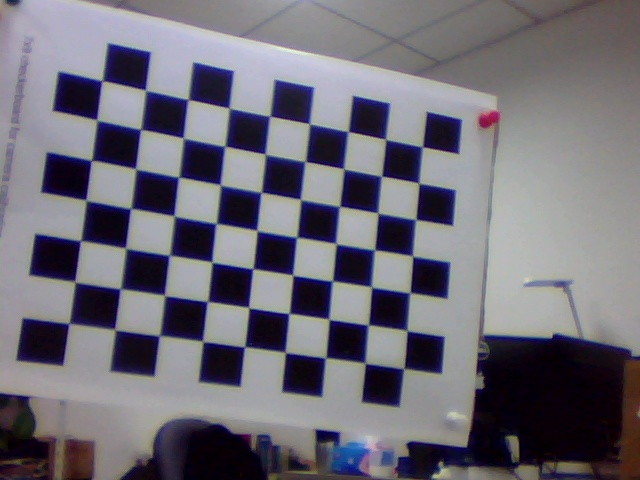
#> input picture camera_calibration/test-camera calibration/chess01.jpg, 640 x 480 px; its folder holds only this picture in this run
$ jupyter execute --allow-errors cali-v1.ipynb
#> lines starting #> are read from the running program, lines starting #| are printed output that depends on the picture; after the words box and inside, x2 and y2 are one past the last pixel; in counts of white or black regions, pixels touching at a corner belong together; long printed decimals are rounded
## camera calibration
-
-
-

### obtain the camera matrix

[cell 1]
import numpy as np
import cv2
import glob

# termination criteria
criteria = (cv2.TERM_CRITERIA_EPS + cv2.TERM_CRITERIA_MAX_ITER, 30, 0.001)

# prepare object points, like (0,0,0), (1,0,0), (2,0,0) ....,(6,5,0)
objp = np.zeros((7*9,3), np.float32)
objp[:,:2] = np.mgrid[0:9,0:7].T.reshape(-1,2)

# Arrays to store object points and image points from all the images.
objpoints = [] # 3d point in real world space
imgpoints = [] # 2d points in image plane.

images = glob.glob('*.jpg')

for fname in images:
    img = cv2.imread(fname)
#> img is the input picture: shape (480, 640, 3); mean B, G, R 117.9, 107.8, 110.5
    gray = cv2.cvtColor(img,cv2.COLOR_BGR2GRAY)
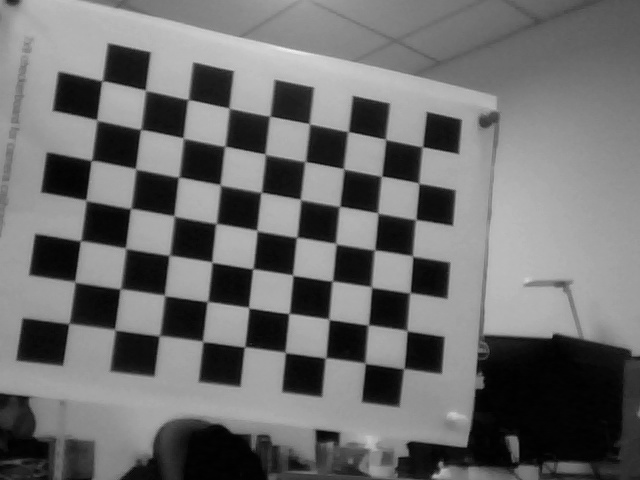
#> gray: shape (480, 640); min 0, max 247, mean 109.8

    # Find the chess board corners
    ret, corners = cv2.findChessboardCorners(gray, (9,7),None)
#> ret = True; corners = 63 rows, first 8: [101.7, 80.44], [144.5, 90.54], [187.6, 98.65], [228.3, 108.4], [268.8, 115.1], [309.5, 123.9], [349.6, 132.2], [386.7, 139]

    # If found, add object points, image points (after refining them)
    if ret == True:
        objpoints.append(objp)

        corners2 = cv2.cornerSubPix(gray,corners,(11,11),(-1,-1),criteria)
#> corners2 = 63 rows, first 8: [102, 80.69], [145.5, 90.23], [187.9, 99.48], [229.2, 108.2], [269.7, 116.2], [309.5, 123.8], [348, 131.5], [385.5, 139.4]
        imgpoints.append(corners2)

        # Draw and display the corners
        img = cv2.drawChessboardCorners(img, (9,7), corners2,ret)
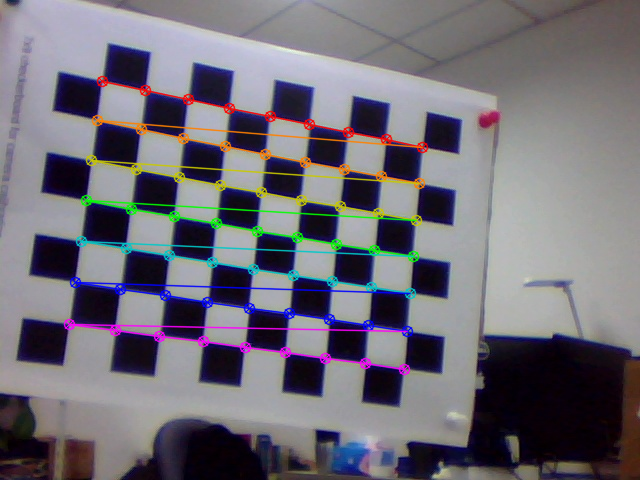
#> img: shape (480, 640, 3); 5.72% of pixels changed, all inside (x1, y1, x2, y2) = (63, 75, 429, 376)
        cv2.imshow('img',img)
        cv2.waitKey(2000)

cv2.destroyAllWindows()


ret, mtx, dist, rvecs, tvecs = cv2.calibrateCamera(objpoints, imgpoints, gray.shape[::-1],None,None)
#> ret = 0.241; mtx = [[1103.3, 0, 253.8], [0, 999.3, 272.2], [0, 0, 1]]; dist = [[1.16, -27.49, -0.0214, 0.0169, 243]]; rvecs = ([-0.189, -0.355, 0.132],); tvecs = ([-3.36, -4.63, 24.85],)

### print the camera matrix

[cell 2]
# print the camera matrix
print(mtx)
#| [[1.10327927e+03 0.00000000e+00 2.53804421e+02]
#|  [0.00000000e+00 9.99341743e+02 2.72185768e+02]
#|  [0.00000000e+00 0.00000000e+00 1.00000000e+00]]

[cell 3]
import numpy
from numpy import array

mtx_list = array(mtx).flatten().tolist()
#> mtx_list = [1103.3, 0, 253.8, 0, 999.3, 272.2, 0, 0, 1]

[cell 4]
print(mtx_list)
#| [1103.279, 0.0, 253.804, 0.0, 999.342, 272.186, 0.0, 0.0, 1.0]

## generate yaml document

[cell 5]
with open('test_data.yaml', 'w') as f:


    image_width = 640
    image_height = 480

    #*****************************************   camera matrix   ***********************************************


    camera_name = '\"0800461000822014\"'
    # camera_matrix
    rows = 3
    cols = 3
    data = mtx_list
#> data = [1103.3, 0, 253.8, 0, 999.3, 272.2, 0, 0, 1]


    image_width = 'image_width: {}\n'.format(image_width)
    image_height ='image_height: {}\n'. format(image_height)
    camera_name ='camera_name: {}\n'. format(camera_name)
    # camera_matrix :
    rows = '  rows: {}\n'. format(rows)
    cols = '  cols: {}\n'.format(cols)
    data = '  data: {}\n'.format(data)


    f.write(image_width)
    f.write(image_height )
    f.write(camera_name)
    f.write('camera_matrix: \n')
    f.write(rows)
    f.write(cols)
    f.write(data)


    #***************************************  distortion matrix   **********************************************

    distortion_model = 'plumb_bob'
    # distortion_coefficients:

    rows = 1
    cols = 5
    data = [-0.225495, -0.363048, -0.000477994, -0.000132753, 0]

    distortion_model = 'distortion_model: {}\n'.format(distortion_model)
    rows = '  rows: {}\n'. format(rows)
    cols = '  cols: {}\n'.format(cols)
    data = '  data: {}\n'.format(data)

    f.write(distortion_model)
    f.write('distortion_coefficients: \n')
    f.write(rows)
    f.write(cols)
    f.write(data)


    #**************************************  rectification_matrix  *********************************************

    rows = 3
    cols = 3
    data = [1, 0, 0, 0, 1, 0, 0, 0, 1]

    rows = '  rows: {}\n'. format(rows)
    cols = '  cols: {}\n'.format(cols)
    data = '  data: {}\n'.format(data)

    f.write('rectification_matrix: \n')
    f.write(rows)
    f.write(cols)
    f.write(data)


    #****************************************  projection_matrix  **********************************************

    rows = 3
    cols = 4
    data = [2302.59, 0, 610.756, 0, 0, 2309.46, 506.539, 0, 0, 0, 1, 0]

    rows = '  rows: {}\n'. format(rows)
    cols = '  cols: {}\n'.format(cols)
    data = '  data: {}\n'.format(data)

    f.write('projection_matrix: \n')
    f.write(rows)
    f.write(cols)
    f.write(data)

### generate yaml document

issue:
can't output a list in one row

https://github.com/Lizmango/CV/issues/7

[cell 6]
import yaml


mat = dict(
    image_width = 1280,
    image_height = 960,
    camera_name = "xiaohua",
    camera_matrix = dict(
        rows = 3,
        cols = 3,
        data = mtx)
)
#> mat = 4 items
with open('mat_data.yaml', 'w') as outfile:
    yaml.dump(mat, outfile, default_flow_style=False)
print(mtx)
#| [[1.10327927e+03 0.00000000e+00 2.53804421e+02]
#|  [0.00000000e+00 9.99341743e+02 2.72185768e+02]
#|  [0.00000000e+00 0.00000000e+00 1.00000000e+00]]

### define the matx_get function to get matrix from yaml document

**warning:**

  wrong format of output

**code**
```py
    print('camera_matrix \n',cam)
    print('distortion_coefficients \n',dis)
    print('projection_matrix \n',pro)
    print('rectification_matrix \n',rec)
```
**output**
```py
('camera_matrix \n', matrix([[  2.30259000e+03,   0.00000000e+00,   6.10756000e+02],
        [  0.00000000e+00,   2.30946000e+03,   5.06539000e+02],
        [  0.00000000e+00,   0.00000000e+00,   1.00000000e+00]]))
('distortion_coefficients \n', matrix([[ -2.25495000e-01,  -3.63048000e-01,  -4.77994000e-04,
          -1.32753000e-04,   0.00000000e+00]]))
('projection_matrix \n', matrix([[  2.30259000e+03,   0.00000000e+00,   6.10756000e+02,
           0.00000000e+00],
        [  0.00000000e+00,   2.30946000e+03,   5.06539000e+02,
           0.00000000e+00],
        [  0.00000000e+00,   0.00000000e+00,   1.00000000e+00,
           0.00000000e+00]]))
('rectification_matrix \n', matrix([[1, 0, 0],
        [0, 1, 0],
        [0, 0, 1]]))
```

[cell 7]
file_name = ('camera_matrix.yaml')

[cell 8]
import yaml
import numpy as np

def matx_get(file_name):
    f = open(file_name)
    mtrx = yaml.load(f)

    cam = np.matrix(mtrx['camera_matrix']['data']).reshape(3,3)
    dis = np.matrix(mtrx['distortion_coefficients']['data']).reshape(1,5)
    pro = np.matrix(mtrx['projection_matrix']['data']).reshape(3,4)
    rec = np.matrix(mtrx['rectification_matrix']['data']).reshape(3,3)

    print("camera_matrix:  \n {}".format(cam))
    print("distortion_coefficients:  \n {}".format(dis))
    print("projection_matrix:  \n {}".format(pro))
    print("rectification_matrix:  \n {}".format(rec))

#> (the rest of this cell did not finish here and is left out)

### using undistort

[cell 9]
#using undistort
img = cv2.imread('chess08.jpg')
#> (the rest of this cell did not finish here and is left out)

### using remaping

#> (a cell that did not finish here is left out)

### calculate error

[cell 11]
mean_error = 0
tot_error =0
for i in range(len(objpoints)):
    imgpoints2, _ = cv2.projectPoints(objpoints[i], rvecs[i], tvecs[i], mtx, dist)
    error = cv2.norm(imgpoints[i],imgpoints2, cv2.NORM_L2)/len(imgpoints2)
    tot_error += error
    print("tot_error %f"%(tot_error))
#> this loop made 1 pass
#> (error, tot_error) on pass 1: (0.0304, 0.0304)
#| tot_error 0.03042
#> after the loop, tot_error = 0.0304


print ("total error: %f"%(tot_error/len(objpoints)))
#| total error: 0.03042

$ run again, on camera_calibration/test-camera calibration/chess05.jpg
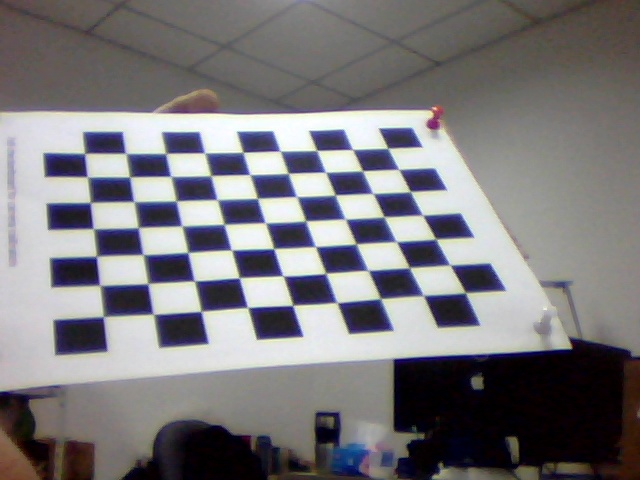
#> input picture camera_calibration/test-camera calibration/chess05.jpg, 640 x 480 px
#> img is the input picture: shape (480, 640, 3); mean B, G, R 123.8, 120.7, 122.7
#> `gray = cv2.cvtColor(img,cv2.COLOR_BGR2GRAY)`:
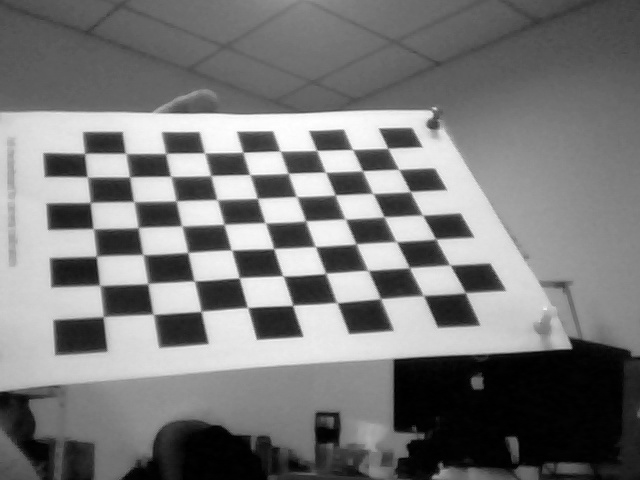
#> gray: shape (480, 640); min 0, max 255, mean 121.6
#> `ret, corners = cv2.findChessboardCorners(gray, (9,7),None)`: ret = True; corners = 63 rows, first 8: [465.5, 292.4], [424, 295.6], [381.2, 298.3], [337.8, 302.8], [292.1, 305.8], [247.5, 307.5], [200.3, 311.7], [153.4, 314.5]
#> corners2 = 63 rows, first 8: [465.3, 292.6], [423.5, 295.5], [380.4, 298.6], [336.8, 302.6], [292.7, 305.3], [247.6, 307.5], [201.2, 311.3], [153.3, 314.2]
#> `img = cv2.drawChessboardCorners(img, (9,7), corners2,ret)`:
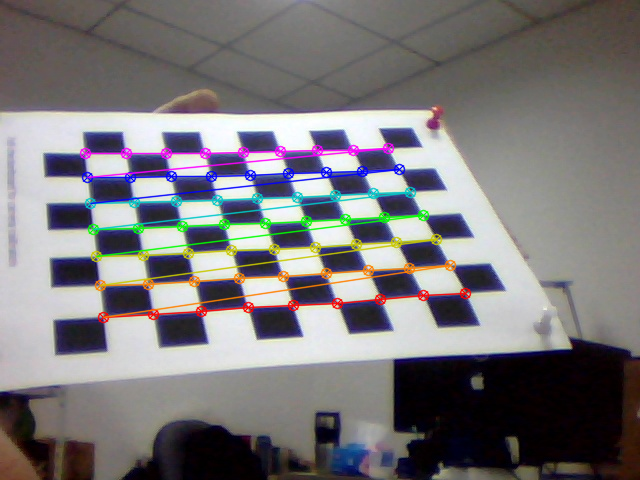
#> img: shape (480, 640, 3); 5.59% of pixels changed, all inside (x1, y1, x2, y2) = (79, 142, 472, 324)
#> `ret, mtx, dist, rvecs, tvecs = cv2.calibrateCamera(objpoints, imgpoint..`: ret = 0.327; mtx = [[622.1, 0, 231.6], [0, 459, 252.8], [0, 0, 1]]; dist = [[0.349, -3.04, -0.042, 0.0121, 11.36]]; rvecs = ([-0.292, 0.849, 2.88],); tvecs = ([5.2, 1.29, 14.22],)
#| [[622.129   0.         231.634]
#|  [  0.         459.021 252.779]
#|  [  0.           0.           1.        ]]
#> mtx_list = [622.1, 0, 231.6, 0, 459, 252.8, 0, 0, 1]
#| [622.129, 0.0, 231.634, 0.0, 459.021, 252.779, 0.0, 0.0, 1.0]
#> mat = 4 items
#| [[622.129   0.         231.634]
#|  [  0.         459.021 252.779]
#|  [  0.           0.           1.        ]]
#> the loop `for i in range(len(objpoints)):` made 1 pass
#> (error, tot_error) on pass 1: (0.0412, 0.0412)
#> (printed output is left out)
#> after the loop `for i in range(len(objpoints)):`: tot_error = 0.0412
#| total error: 0.04117

$ run again, on camera_calibration/test-camera calibration/chess06.jpg
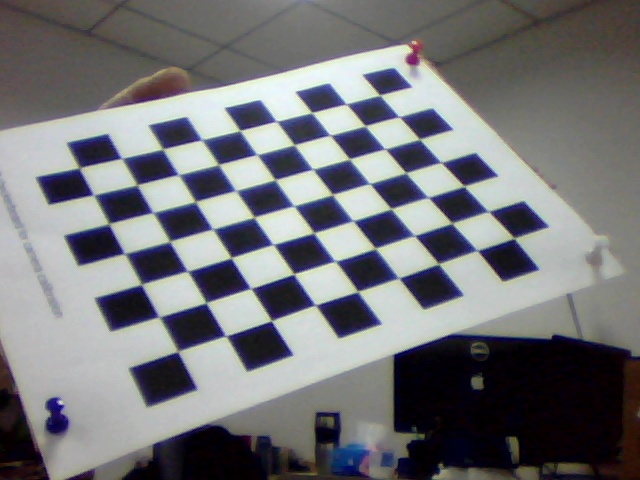
#> input picture camera_calibration/test-camera calibration/chess06.jpg, 640 x 480 px
#> img is the input picture: shape (480, 640, 3); mean B, G, R 120, 116.6, 116
#> `gray = cv2.cvtColor(img,cv2.COLOR_BGR2GRAY)`:
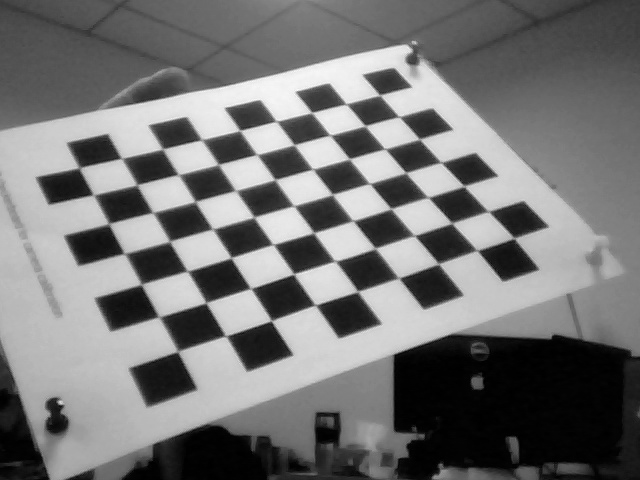
#> gray: shape (480, 640); min 0, max 252, mean 116.8
#> `ret, corners = cv2.findChessboardCorners(gray, (9,7),None)`: ret = True; corners = 63 rows, first 8: [514.4, 238.6], [478.3, 251.2], [438.8, 264.5], [398.5, 277.5], [357.5, 291.5], [315.5, 305.5], [271, 321], [227.2, 337.2]
#> corners2 = 63 rows, first 8: [514.1, 238.2], [477.2, 250.4], [438.5, 263.7], [398.8, 278.2], [357.7, 291.5], [315.4, 305.1], [271.4, 320.6], [225.8, 335.9]
#> `img = cv2.drawChessboardCorners(img, (9,7), corners2,ret)`:
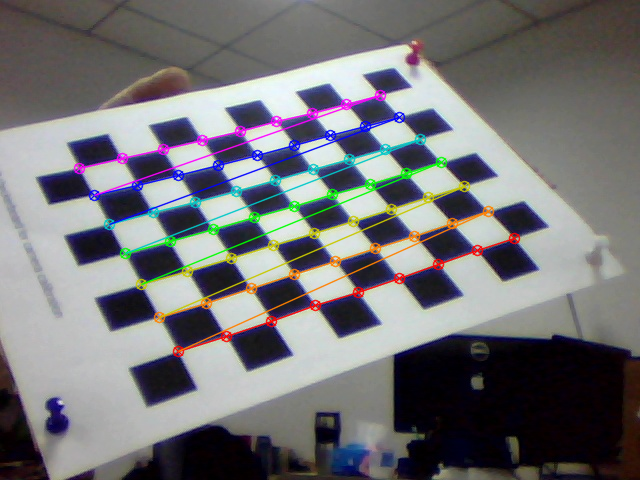
#> img: shape (480, 640, 3); 5.44% of pixels changed, all inside (x1, y1, x2, y2) = (73, 89, 521, 358)
#> `ret, mtx, dist, rvecs, tvecs = cv2.calibrateCamera(objpoints, imgpoint..`: ret = 0.373; mtx = [[534.1, 0, 282.8], [0, 408.9, 243.8], [0, 0, 1]]; dist = [[0.263, -1.97, -0.0351, 0.0126, 5.98]]; rvecs = ([-0.267, 0.614, 2.64],); tvecs = ([5.14, -0.1, 12.27],)
#| [[534.062    0.         282.795]
#|  [  0.         408.903 243.823]
#|  [  0.           0.           1.        ]]
#> mtx_list = [534.1, 0, 282.8, 0, 408.9, 243.8, 0, 0, 1]
#| [534.062, 0.0, 282.795, 0.0, 408.903, 243.823, 0.0, 0.0, 1.0]
#> mat = 4 items
#| [[534.062    0.         282.795]
#|  [  0.         408.903 243.823]
#|  [  0.           0.           1.        ]]
#> the loop `for i in range(len(objpoints)):` made 1 pass
#> (error, tot_error) on pass 1: (0.047, 0.047)
#> (printed output is left out)
#> after the loop `for i in range(len(objpoints)):`: tot_error = 0.047
#| total error: 0.04702

$ run again, on camera_calibration/test-camera calibration/chess07.jpg
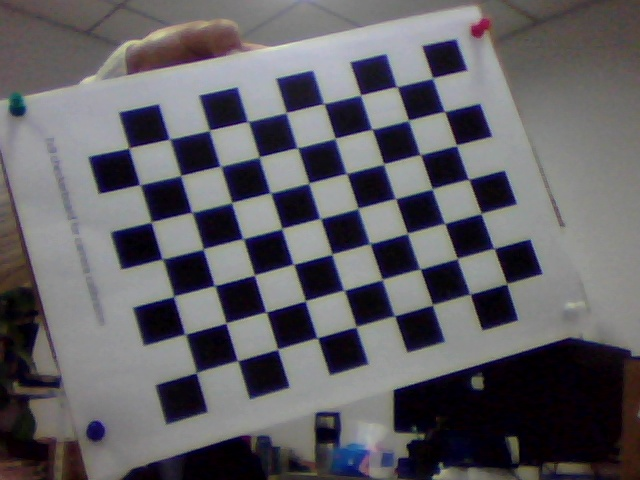
#> input picture camera_calibration/test-camera calibration/chess07.jpg, 640 x 480 px
#> img is the input picture: shape (480, 640, 3); mean B, G, R 100.1, 95, 96.7
#> `gray = cv2.cvtColor(img,cv2.COLOR_BGR2GRAY)`:
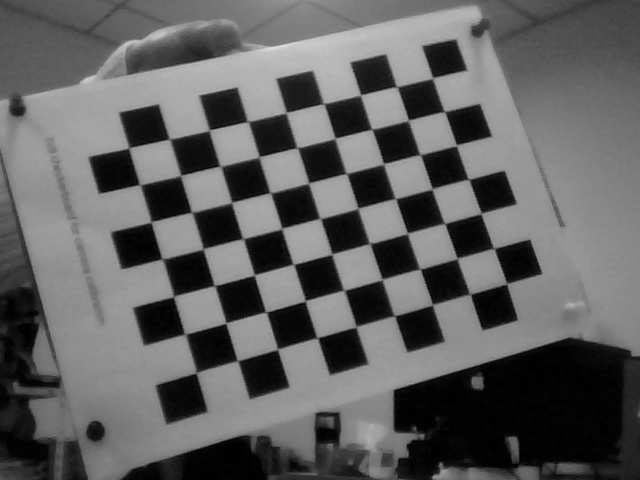
#> gray: shape (480, 640); min 0, max 235, mean 96.1
#> `ret, corners = cv2.findChessboardCorners(gray, (9,7),None)`: ret = True; corners = 63 rows, first 8: [506.8, 283.6], [470.8, 294.6], [432.6, 304.4], [395.1, 315.8], [356, 327.2], [318.1, 338.5], [277.8, 348.4], [237.5, 360.5]
#> corners2 = 63 rows, first 8: [506.7, 283.6], [470.1, 294.1], [432.5, 304.7], [394.5, 315.8], [356, 326.7], [317.2, 337.8], [277.6, 349.2], [237.6, 360.7]
#> `img = cv2.drawChessboardCorners(img, (9,7), corners2,ret)`:
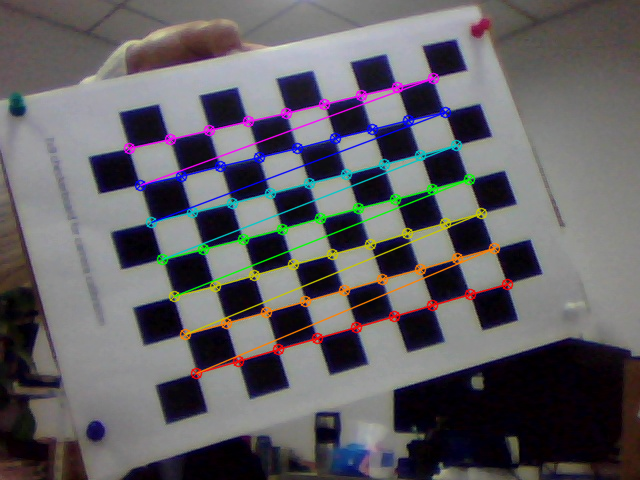
#> img: shape (480, 640, 3); 5.39% of pixels changed, all inside (x1, y1, x2, y2) = (123, 72, 514, 380)
#> `ret, mtx, dist, rvecs, tvecs = cv2.calibrateCamera(objpoints, imgpoint..`: ret = 0.271; mtx = [[632.2, 0, 334.7], [0, 592.6, 244.7], [0, 0, 1]]; dist = [[0.225, -2.8, -0.0185, 0.0169, 14.28]]; rvecs = ([-0.232, 0.219, 2.84],); tvecs = ([4.31, 1.06, 16.14],)
#| [[632.184   0.         334.721]
#|  [  0.         592.559 244.734]
#|  [  0.           0.           1.        ]]
#> mtx_list = [632.2, 0, 334.7, 0, 592.6, 244.7, 0, 0, 1]
#| [632.184, 0.0, 334.721, 0.0, 592.559, 244.734, 0.0, 0.0, 1.0]
#> mat = 4 items
#| [[632.184   0.         334.721]
#|  [  0.         592.559 244.734]
#|  [  0.           0.           1.        ]]
#> the loop `for i in range(len(objpoints)):` made 1 pass
#> (error, tot_error) on pass 1: (0.0341, 0.0341)
#> (printed output is left out)
#> after the loop `for i in range(len(objpoints)):`: tot_error = 0.0341
#| total error: 0.03411

$ run again, on camera_calibration/test-camera calibration/chess02.jpg
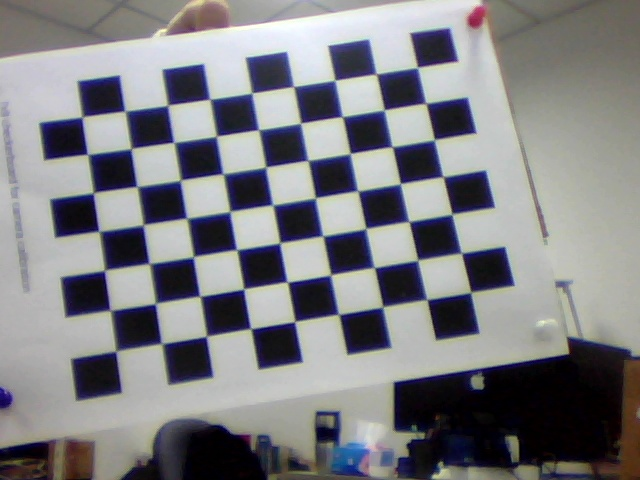
#> input picture camera_calibration/test-camera calibration/chess02.jpg, 640 x 480 px
#> img is the input picture: shape (480, 640, 3); mean B, G, R 130.3, 126.5, 126.4
#> `gray = cv2.cvtColor(img,cv2.COLOR_BGR2GRAY)`:
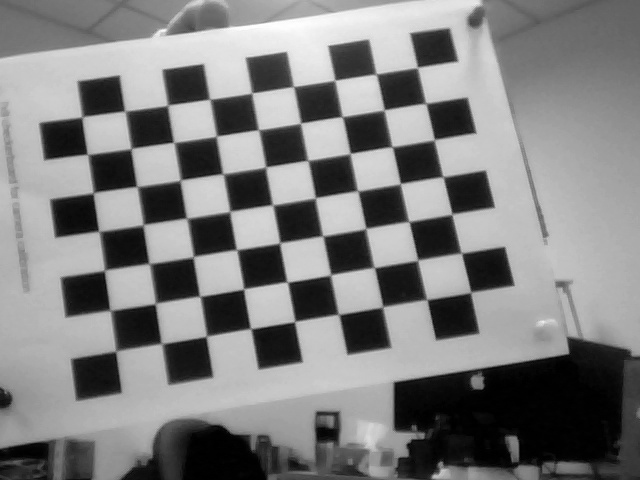
#> gray: shape (480, 640); min 0, max 254, mean 126.9
#> `ret, corners = cv2.findChessboardCorners(gray, (9,7),None)`: ret = True; corners = 63 rows, first 8: [471.2, 292.4], [427, 299.4], [383, 307.3], [337.3, 314.9], [294.7, 321.7], [250.8, 328.5], [206.2, 336], [161.4, 345.4]
#> corners2 = 63 rows, first 8: [470.6, 292.3], [426.8, 299.6], [382.6, 306.9], [338.6, 314.4], [294.7, 321.5], [250.7, 328.7], [206.4, 336.3], [161.6, 343.6]
#> `img = cv2.drawChessboardCorners(img, (9,7), corners2,ret)`:
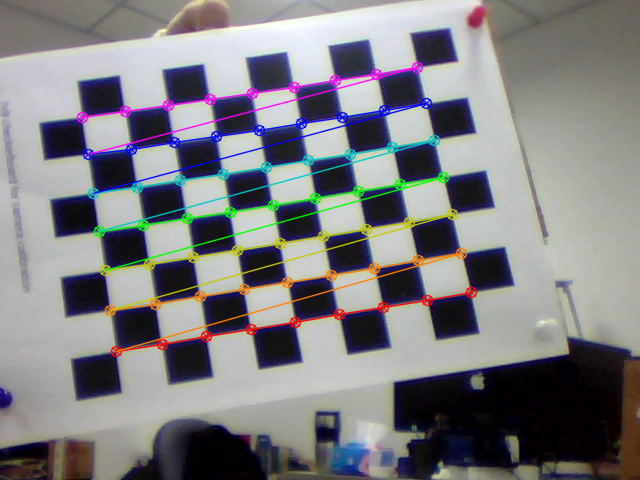
#> img: shape (480, 640, 3); 5.89% of pixels changed, all inside (x1, y1, x2, y2) = (76, 61, 478, 358)
#> `ret, mtx, dist, rvecs, tvecs = cv2.calibrateCamera(objpoints, imgpoint..`: ret = 0.204; mtx = [[1079.5, 0, 391.8], [0, 1023.2, 294.4], [0, 0, 1]]; dist = [[-0.0509, 4.08, -0.0185, 0.0316, -19.42]]; rvecs = ([-0.113, 0.451, 2.92],); tvecs = ([1.76, -0.0511, 24.22],)
#| [[1.07949040e+03 0.00000000e+00 3.91822459e+02]
#|  [0.00000000e+00 1.02315571e+03 2.94448972e+02]
#|  [0.00000000e+00 0.00000000e+00 1.00000000e+00]]
#> mtx_list = [1079.5, 0, 391.8, 0, 1023.2, 294.4, 0, 0, 1]
#| [1079.490, 0.0, 391.822, 0.0, 1023.156, 294.449, 0.0, 0.0, 1.0]
#> mat = 4 items
#| [[1.07949040e+03 0.00000000e+00 3.91822459e+02]
#|  [0.00000000e+00 1.02315571e+03 2.94448972e+02]
#|  [0.00000000e+00 0.00000000e+00 1.00000000e+00]]
#> the loop `for i in range(len(objpoints)):` made 1 pass
#> (error, tot_error) on pass 1: (0.0257, 0.0257)
#> (printed output is left out)
#> after the loop `for i in range(len(objpoints)):`: tot_error = 0.0257
#| total error: 0.02572
